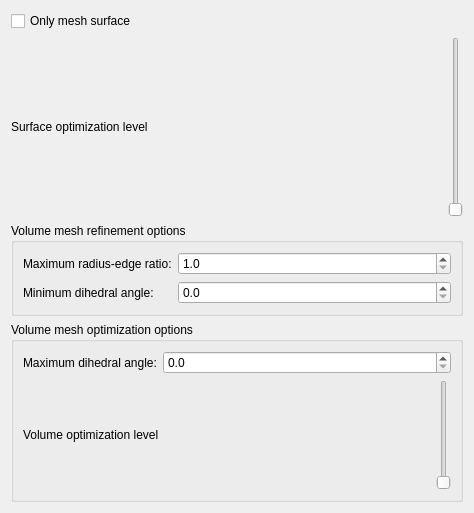
<?xml version="1.0" encoding="UTF-8"?>
<ui version="4.0">
 <class>GlobalMeshingParametersWidget</class>
 <widget class="QWidget" name="GlobalMeshingParametersWidget">
  <property name="geometry">
   <rect>
    <x>0</x>
    <y>0</y>
    <width>474</width>
    <height>513</height>
   </rect>
  </property>
  <property name="windowTitle">
   <string>Form</string>
  </property>
  <layout class="QVBoxLayout" name="verticalLayout_5">
   <item>
    <widget class="QCheckBox" name="surfaceMeshingOnlyCheckBox">
     <property name="toolTip">
      <string>Mesh only the surface of the model (useful for previewing)</string>
     </property>
     <property name="text">
      <string>Only mesh surface</string>
     </property>
    </widget>
   </item>
   <item>
    <layout class="QHBoxLayout" name="horizontalLayout_3">
     <item>
      <widget class="QLabel" name="label_2">
       <property name="text">
        <string>Surface optimization level</string>
       </property>
      </widget>
     </item>
     <item>
      <widget class="ctkSliderWidget" name="surfaceOptimizationLevelSlider">
       <property name="toolTip">
        <string>Level of surface mesh optimization </string>
       </property>
       <property name="minimum">
        <number>1</number>
       </property>
       <property name="maximum">
        <number>10</number>
       </property>
       <property name="pageStep">
        <number>2</number>
       </property>
       <property name="value">
        <number>1</number>
       </property>
      </widget>
     </item>
    </layout>
   </item>
   <item>
    <widget class="QGroupBox" name="groupBox_2">
     <property name="title">
      <string>Volume mesh refinement options</string>
     </property>
     <layout class="QGridLayout" name="gridLayout">
      <item row="0" column="0">
       <widget class="QLabel" name="label_5">
        <property name="sizePolicy">
         <sizepolicy hsizetype="Maximum" vsizetype="Preferred">
          <horstretch>0</horstretch>
          <verstretch>0</verstretch>
         </sizepolicy>
        </property>
        <property name="text">
         <string>Maximum radius-edge ratio:</string>
        </property>
       </widget>
      </item>
      <item row="0" column="1">
       <widget class="QDoubleSpinBox" name="maxRadiusEdgeRatioSpinBox">
        <property name="specialValueText">
         <string notr="true"/>
        </property>
        <property name="decimals">
         <number>1</number>
        </property>
        <property name="minimum">
         <double>1.000000000000000</double>
        </property>
        <property name="maximum">
         <double>10.000000000000000</double>
        </property>
        <property name="value">
         <double>1.000000000000000</double>
        </property>
       </widget>
      </item>
      <item row="1" column="0">
       <widget class="QLabel" name="label">
        <property name="sizePolicy">
         <sizepolicy hsizetype="Maximum" vsizetype="Preferred">
          <horstretch>0</horstretch>
          <verstretch>0</verstretch>
         </sizepolicy>
        </property>
        <property name="text">
         <string>Minimum dihedral angle:</string>
        </property>
       </widget>
      </item>
      <item row="1" column="1">
       <widget class="QDoubleSpinBox" name="minDihedralAngleSpinBox">
        <property name="toolTip">
         <string/>
        </property>
        <property name="specialValueText">
         <string notr="true"/>
        </property>
        <property name="decimals">
         <number>1</number>
        </property>
        <property name="minimum">
         <double>0.000000000000000</double>
        </property>
        <property name="maximum">
         <double>180.000000000000000</double>
        </property>
        <property name="value">
         <double>0.000000000000000</double>
        </property>
       </widget>
      </item>
     </layout>
    </widget>
   </item>
   <item>
    <widget class="QGroupBox" name="groupBox_3">
     <property name="title">
      <string>Volume mesh optimization options</string>
     </property>
     <layout class="QVBoxLayout" name="verticalLayout_2">
      <item>
       <layout class="QHBoxLayout" name="horizontalLayout_2">
        <item>
         <widget class="QLabel" name="label_13">
          <property name="sizePolicy">
           <sizepolicy hsizetype="Maximum" vsizetype="Preferred">
            <horstretch>0</horstretch>
            <verstretch>0</verstretch>
           </sizepolicy>
          </property>
          <property name="text">
           <string>Maximum dihedral angle:</string>
          </property>
         </widget>
        </item>
        <item>
         <widget class="QDoubleSpinBox" name="maxDihedralAngleSpinBox">
          <property name="toolTip">
           <string/>
          </property>
          <property name="specialValueText">
           <string notr="true"/>
          </property>
          <property name="decimals">
           <number>1</number>
          </property>
          <property name="minimum">
           <double>0.000000000000000</double>
          </property>
          <property name="maximum">
           <double>180.000000000000000</double>
          </property>
          <property name="value">
           <double>0.000000000000000</double>
          </property>
         </widget>
        </item>
       </layout>
      </item>
      <item>
       <layout class="QHBoxLayout" name="horizontalLayout_5">
        <item>
         <widget class="QLabel" name="label_4">
          <property name="text">
           <string>Volume optimization level</string>
          </property>
         </widget>
        </item>
        <item>
         <widget class="ctkSliderWidget" name="volumeOptimizationLevelSlider">
          <property name="toolTip">
           <string>Level of volume mesh optimization</string>
          </property>
          <property name="minimum">
           <number>1</number>
          </property>
          <property name="maximum">
           <number>10</number>
          </property>
          <property name="pageStep">
           <number>2</number>
          </property>
          <property name="value">
           <number>1</number>
          </property>
         </widget>
        </item>
       </layout>
      </item>
     </layout>
    </widget>
   </item>
  </layout>
 </widget>
 <customwidgets>
  <customwidget>
   <class>ctkSliderWidget</class>
   <extends>QSlider</extends>
   <header location="global">ctkSliderWidget.h</header>
  </customwidget>
 </customwidgets>
 <resources/>
 <connections/>
</ui>
